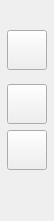
     <widget class="QWidget" name="left_area" native="true">
      <property name="minimumSize">
       <size>
        <width>54</width>
        <height>0</height>
       </size>
      </property>
      <property name="maximumSize">
       <size>
        <width>54</width>
        <height>16777215</height>
       </size>
      </property>
      <property name="styleSheet">
       <string notr="true">#left_area{
background-color: rgb(46, 46, 46);
border-color: rgb(0, 0, 0);
}</string>
      </property>
      <layout class="QVBoxLayout" name="verticalLayout_4">
       <property name="leftMargin">
        <number>7</number>
       </property>
       <property name="topMargin">
        <number>30</number>
       </property>
       <property name="rightMargin">
        <number>7</number>
       </property>
       <item>
        <widget class="QPushButton" name="infoBtn">
         <property name="minimumSize">
          <size>
           <width>40</width>
           <height>40</height>
          </size>
         </property>
         <property name="maximumSize">
          <size>
           <width>40</width>
           <height>40</height>
          </size>
         </property>
         <property name="text">
          <string/>
         </property>
         <property name="iconSize">
          <size>
           <width>40</width>
           <height>40</height>
          </size>
         </property>
        </widget>
       </item>
       <item>
        <spacer name="verticalSpacer_9">
         <property name="orientation">
          <enum>Qt::Vertical</enum>
         </property>
         <property name="sizeType">
          <enum>QSizePolicy::Fixed</enum>
         </property>
         <property name="sizeHint" stdset="0">
          <size>
           <width>20</width>
           <height>8</height>
          </size>
         </property>
        </spacer>
       </item>
       <item>
        <widget class="QPushButton" name="myChatBtn">
         <property name="minimumSize">
          <size>
           <width>40</width>
           <height>40</height>
          </size>
         </property>
         <property name="maximumSize">
          <size>
           <width>40</width>
           <height>40</height>
          </size>
         </property>
         <property name="text">
          <string/>
         </property>
         <property name="iconSize">
          <size>
           <width>40</width>
           <height>40</height>
          </size>
         </property>
        </widget>
       </item>
       <item>
        <widget class="QPushButton" name="myFriendBtn">
         <property name="minimumSize">
          <size>
           <width>40</width>
           <height>40</height>
          </size>
         </property>
         <property name="maximumSize">
          <size>
           <width>40</width>
           <height>40</height>
          </size>
         </property>
         <property name="text">
          <string/>
         </property>
         <property name="iconSize">
          <size>
           <width>40</width>
           <height>40</height>
          </size>
         </property>
        </widget>
       </item>
       <item>
        <spacer name="verticalSpacer_2">
         <property name="orientation">
          <enum>Qt::Vertical</enum>
         </property>
         <property name="sizeHint" stdset="0">
          <size>
           <width>20</width>
           <height>40</height>
          </size>
         </property>
        </spacer>
       </item>
      </layout>
     </widget>
